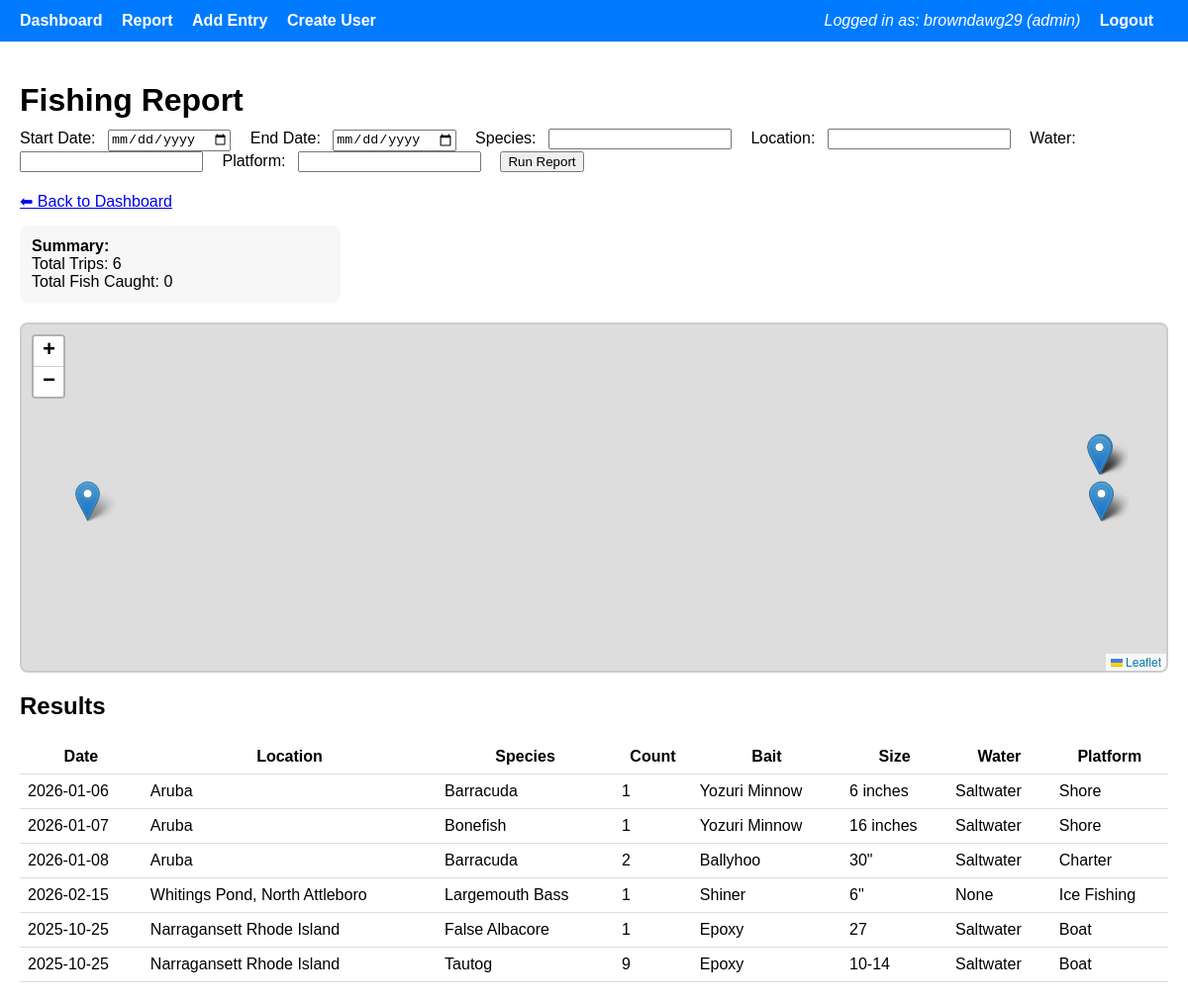
Page /report (signed in) on the earlier database version.
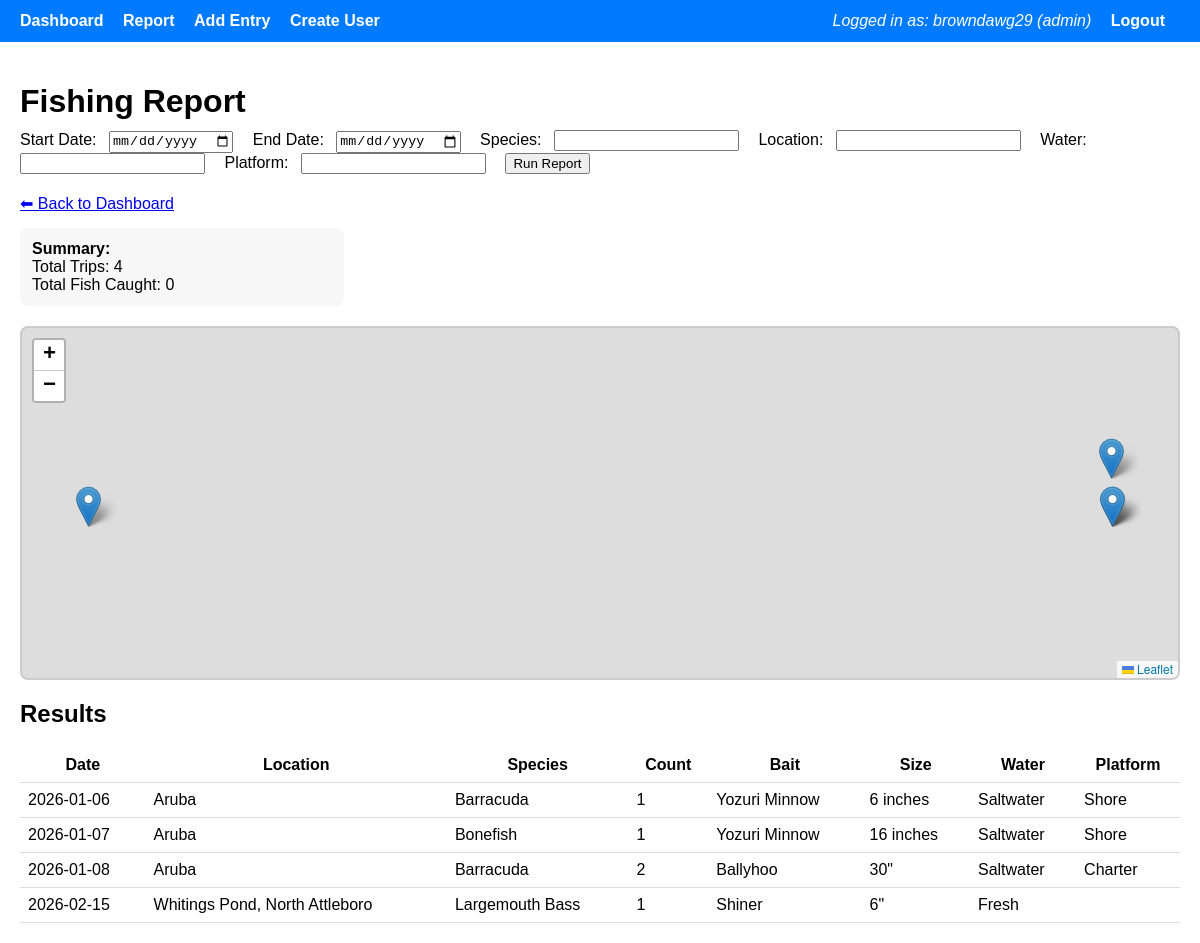
Same page on the later database version.
### tables this page shows
CREATE TABLE users (
    id INTEGER PRIMARY KEY AUTOINCREMENT,
    username TEXT UNIQUE NOT NULL,
    password_hash TEXT NOT NULL,
    role TEXT NOT NULL
);

CREATE TABLE observations (
    id INTEGER PRIMARY KEY AUTOINCREMENT,
    date DATE NOT NULL,
    location TEXT NOT NULL,
    species TEXT NOT NULL,
    count INTEGER CHECK(count >= 0),
    bait TEXT
, size TEXT, water TEXT, platform TEXT, comments TEXT, image TEXT, lat REAL, lng REAL);

### app.py (the view)
        def decorated_view(*args, **kwargs):
            if not current_user.is_authenticated:
                return login_manager.unauthorized()
            if current_user.role not in [role, "admin"]:
                abort(403)
            return fn(*args, **kwargs)

### app.py (called while the page is built)
def get_user_connection():
    conn = sqlite3.connect("mydatabase.db")
    conn.row_factory = sqlite3.Row
    return conn

@login_manager.user_loader
def load_user(user_id):
    return User.get(user_id)

def role_required(role):
    def wrapper(fn):
        def decorated_view(*args, **kwargs):
            if not current_user.is_authenticated:
                return login_manager.unauthorized()
            if current_user.role not in [role, "admin"]:
                abort(403)
            return fn(*args, **kwargs)
        decorated_view.__name__ = fn.__name__
        return decorated_view
    return wrapper

def get_db_connection():
    conn = sqlite3.connect("mydatabase.db")
    conn.row_factory = sqlite3.Row
    return conn

    @staticmethod
    def get(user_id):
        conn = get_user_connection()
        row = conn.execute("SELECT * FROM users WHERE id = ?", (user_id,)).fetchone()
        conn.close()
        if row:
            return User(row["id"], row["username"], row["password_hash"], row["role"])
        return None

### templates/report.html (shortened to what this page needs)
{% extends "base.html" %}
{% block content %}
<h1>Fishing Report</h1>
<link rel="stylesheet" href="https://unpkg.com/leaflet/dist/leaflet.css">
<form method="get" action="/report">
    <label>Start Date:</label>
    <input type="date" name="start" value="{{ request.args.get('start','') }}">
    <label>End Date:</label>
    <input type="date" name="end" value="{{ request.args.get('end','') }}">
    <label>Species:</label>
    <input type="text" name="species" value="{{ request.args.get('species','') }}">
    <label>Location:</label>
    <input type="text" name="location" value="{{ request.args.get('location','') }}">
    <label>Water:</label>
    <input type="text" name="water" value="{{ request.args.get('water','') }}">
    <label>Platform:</label>
    <input type="text" name="platform" value="{{ request.args.get('platform','') }}">
    <button type="submit">Run Report</button>
</form>
<a href="/">⬅ Back to Dashboard</a>
<div class="stats-box">
    <strong>Summary:</strong><br>
    Total Trips: {{ rows|length }}<br>
    {% set total_fish = 0 %}
    {% for r in rows %}
        {% if r.count %}
            {% set total_fish = total_fish + r.count|int %}
        {% endif %}
    {% endfor %}
    Total Fish Caught: {{ total_fish }}<br>
</div>
<div id="map"></div>
<h2>Results</h2>
<table>
    <tr>
        <th>Date</th>
        <th>Location</th>
        <th>Species</th>
        <th>Count</th>
        <th>Bait</th>
        <th>Size</th>
        <th>Water</th>
        <th>Platform</th>
    </tr>
    {% for row in rows %}
    <tr>
        <td>{{ row.date }}</td>
        <td>{{ row.location }}</td>
        <td>{{ row.species }}</td>
        <td>{{ row.count }}</td>
        <td>{{ row.bait }}</td>
        <td>{{ row.size }}</td>
        <td>{{ row.water }}</td>
        <td>{{ row.platform }}</td>
    </tr>
    {% endfor %}
</table>
{% endblock %}

### templates/base.html (shortened to what this page needs)
<!DOCTYPE html>
<html>
<head>
</head>
<body>
<div class="navbar">
    <div class="nav-left">
        <a href="/">Dashboard</a>
        <a href="/report">Report</a>
        {% if current_user.is_authenticated and current_user.role == "admin" %}
            <a href="/add">Add Entry</a>
            <a href="/create_user">Create User</a>
        {% endif %}
    </div>
    <div class="nav-right">
        {% if current_user.is_authenticated %}
            <span>Logged in as: {{ current_user.username }} ({{ current_user.role }})</span>
            <a href="/logout">Logout</a>
        {% else %}
            <a href="/login">Login</a>
        {% endif %}
    </div>
</div>
<div class="container">
    {% block content %}{% endblock %}
</div>
</body>
</html>

### templates/base.html (style rules this page uses)
body { font-family: Arial, sans-serif; margin: 0; padding: 0; }
.navbar { background: #007bff; padding: 12px 20px; color: white; display: flex; justify-content: space-between; align-items: center; }
.nav-left a, .nav-right a { color: white; margin-right: 15px; text-decoration: none; font-weight: bold; }
.nav-right span { margin-right: 15px; font-style: italic; }
.container { padding: 20px; }

### templates/report.html (style rules this page uses)
h1 { margin-bottom: 10px; }
form { margin-bottom: 20px; }
label { margin-right: 8px; }
input, select { margin-right: 15px; }
#map { height: 350px; border: 2px solid #ccc; border-radius: 8px; margin-top: 20px; margin-bottom: 20px; }
table { width: 100%; border-collapse: collapse; margin-top: 15px; }
th, td { padding: 8px; border-bottom: 1px solid #ddd; }
.stats-box { background: #f7f7f7; padding: 12px; border-radius: 8px; margin-top: 15px; width: 300px; }

Differences in the rows shown:
removed observations: date "2025-10-25", location "Narragansett Rhode Island", species "False Albacore", count "1", bait "Epoxy", size "27", water "Saltwater", platform "Boat"
removed observations: date "2025-10-25", location "Narragansett Rhode Island", species "Tautog", count "9", bait "Epoxy", size "10-14", water "Saltwater", platform "Boat"
changed observations "Whitings Pond, North Attleboro": water "None" → "Fresh"; platform "Ice Fishing" → (not shown)
Other differences:
{{ rows|length }}: "6" → "4"
